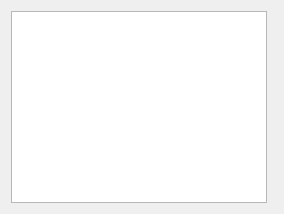
<?xml version="1.0" encoding="UTF-8"?>
<ui version="4.0">
 <class>CalendarsConfigDialog</class>
 <widget class="QDialog" name="CalendarsConfigDialog">
  <property name="windowTitle">
   <string>Edit calendars</string>
  </property>
  <layout class="QGridLayout" name="dialogLayout">
   <item row="0" column="0">
    <widget class="ExpandingListWidget" name="calendarList">
     <property name="editTriggers">
      <set>QAbstractItemView::NoEditTriggers</set>
     </property>
    </widget>
   </item>
   <item row="0" column="1">
    <widget class="QDialogButtonBox" name="buttonBox">
     <property name="orientation">
      <enum>Qt::Vertical</enum>
     </property>
    </widget>
   </item>
  </layout>
 </widget>
 <customwidgets>
  <customwidget>
   <class>ExpandingListWidget</class>
   <extends>QListWidget</extends>
   <header>ExpandingListWidget.h</header>
  </customwidget>
 </customwidgets>
 <resources/>
 <connections/>
</ui>
